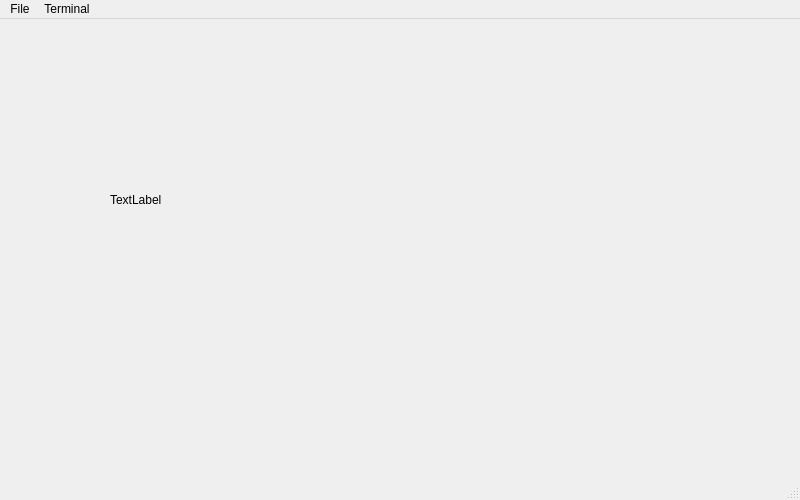
<?xml version="1.0" encoding="UTF-8"?>
<ui version="4.0">
 <class>MainWindow</class>
 <widget class="QMainWindow" name="MainWindow">
  <property name="geometry">
   <rect>
    <x>0</x>
    <y>0</y>
    <width>800</width>
    <height>500</height>
   </rect>
  </property>
  <property name="windowTitle">
   <string>Draw Demo</string>
  </property>
  <widget class="QWidget" name="centralWidget">
   <widget class="QLabel" name="CanvasLabel">
    <property name="geometry">
     <rect>
      <x>110</x>
      <y>90</y>
      <width>301</width>
      <height>181</height>
     </rect>
    </property>
    <property name="text">
     <string>TextLabel</string>
    </property>
   </widget>
  </widget>
  <widget class="QMenuBar" name="menuBar">
   <property name="geometry">
    <rect>
     <x>0</x>
     <y>0</y>
     <width>800</width>
     <height>26</height>
    </rect>
   </property>
   <widget class="QMenu" name="menu">
    <property name="geometry">
     <rect>
      <x>339</x>
      <y>116</y>
      <width>150</width>
      <height>111</height>
     </rect>
    </property>
    <property name="title">
     <string>File</string>
    </property>
    <addaction name="separator"/>
    <addaction name="actionOpen_Script"/>
    <addaction name="actionSave_Canvas"/>
   </widget>
   <widget class="QMenu" name="menuTerminal">
    <property name="title">
     <string>Terminal</string>
    </property>
    <addaction name="actionOpen_Terminal"/>
   </widget>
   <addaction name="menu"/>
   <addaction name="menuTerminal"/>
  </widget>
  <widget class="QStatusBar" name="statusBar"/>
  <action name="actionOpen_Script">
   <property name="text">
    <string>Open Script</string>
   </property>
  </action>
  <action name="actionSave_Canvas">
   <property name="text">
    <string>Save Canvas</string>
   </property>
  </action>
  <action name="actionOpen_Terminal">
   <property name="text">
    <string>Open Terminal</string>
   </property>
  </action>
 </widget>
 <layoutdefault spacing="6" margin="11"/>
 <resources/>
 <connections/>
</ui>
